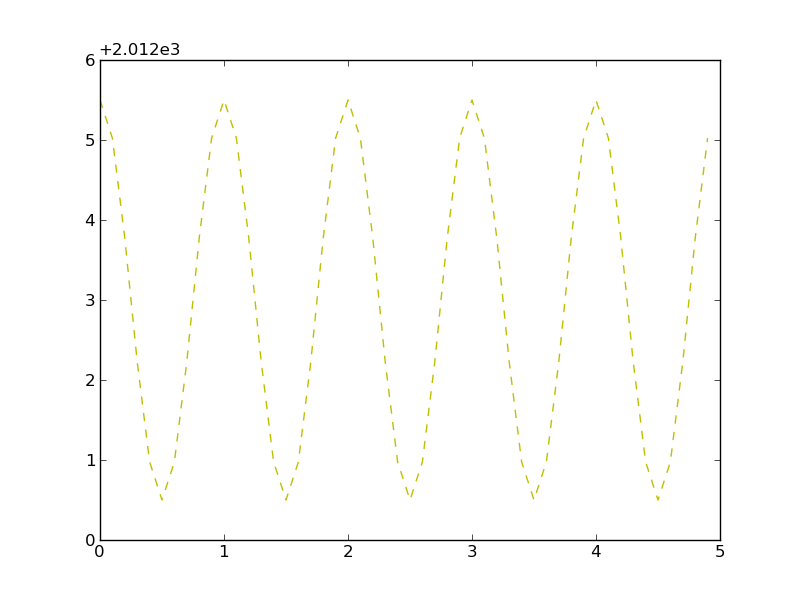

Source code (Python):
import numpy as np
import matplotlib.pyplot as plt

def f(t): return 2.5*np.cos(2*np.pi*t)+2015

t1 = np.arange(0.0, 5.0 ,0.1)

plt.plot(t1, f(t1), 'y--')
plt.savefig('Pregunta2.png')
plt.show()
